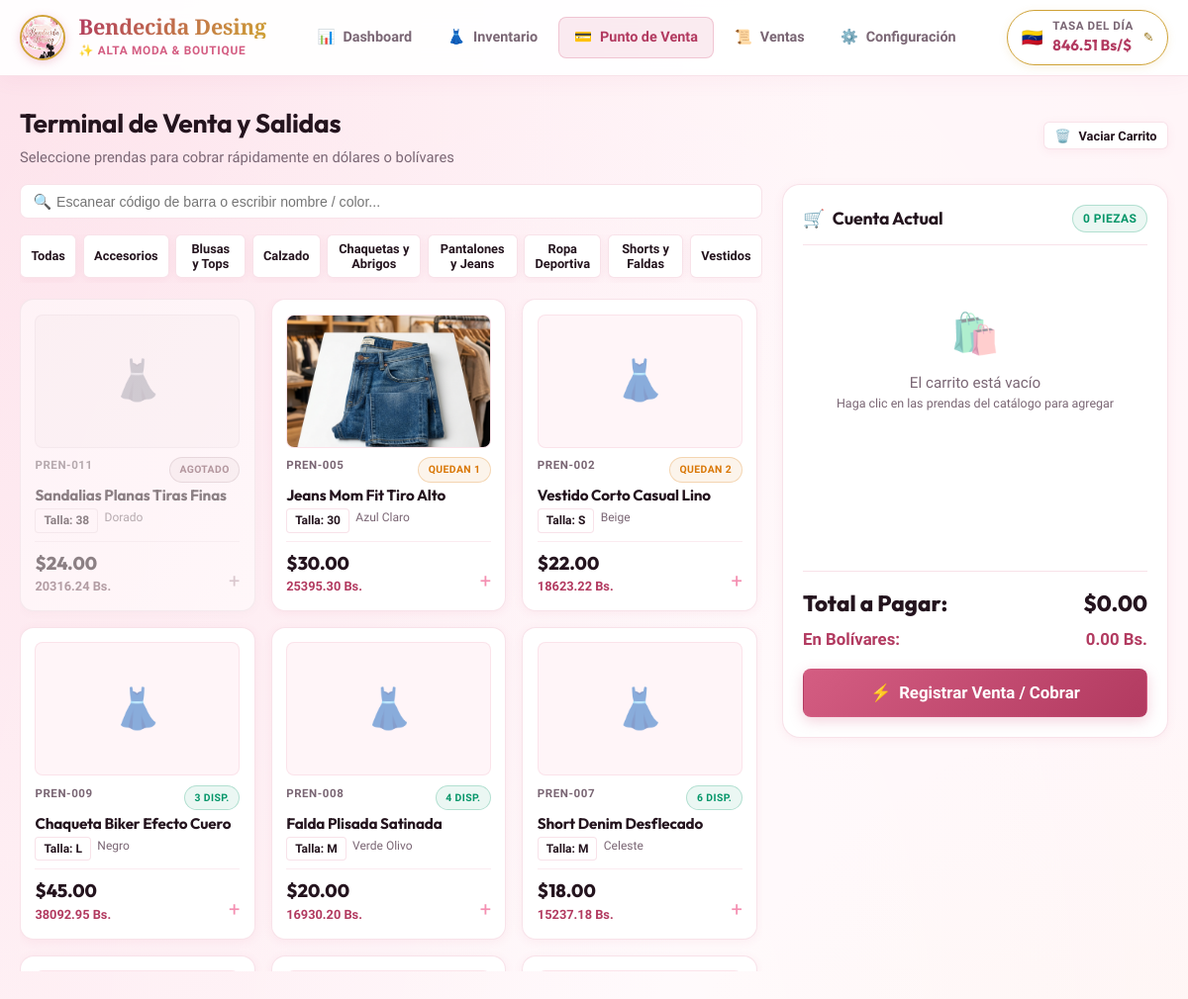
The app's page /pos with its own data.
### tables this page shows
CREATE TABLE categorias (
            id INTEGER PRIMARY KEY AUTOINCREMENT,
            nombre TEXT UNIQUE NOT NULL
        );

CREATE TABLE prendas (
            id INTEGER PRIMARY KEY AUTOINCREMENT,
            codigo TEXT UNIQUE NOT NULL,
            nombre TEXT NOT NULL,
            categoria TEXT NOT NULL,
            talla TEXT NOT NULL,
            color TEXT NOT NULL,
            precio_costo REAL NOT NULL DEFAULT 0.0,
            precio_venta REAL NOT NULL DEFAULT 0.0,
            stock INTEGER NOT NULL DEFAULT 0,
            stock_minimo INTEGER NOT NULL DEFAULT 3,
            activo INTEGER NOT NULL DEFAULT 1,
            fecha_creacion TEXT NOT NULL
        , imagen TEXT DEFAULT '');

### app.py (the view)
@app.route('/pos')
def pos():
    prendas = db.get_todas_prendas(solo_activas=True)
    categorias = db.get_categorias()
    tasa = db.get_tasa_dolar()
    return render_template('pos.html', prendas=prendas, categorias=categorias, tasa=tasa, active_page='pos')

### app.py (called while the page is built)
@app.context_processor
def inject_global_data():
    config = db.get_config_dict()
    tasa = db.get_tasa_dolar()
    return {
        'config': config,
        'tasa_dolar': tasa,
        'ultima_actualizacion_bcv': config.get('ultima_actualizacion_bcv', ''),
        'anio_actual': datetime.now().year
    }

### database.py (called while the page is built)
def get_db():
    conn = sqlite3.connect(DB_PATH)
    conn.row_factory = sqlite3.Row
    conn.execute("PRAGMA foreign_keys = ON")
    return conn

def get_config_dict():
    conn = get_db()
    rows = conn.execute('SELECT clave, valor FROM configuracion').fetchall()
    conn.close()
    return {r['clave']: r['valor'] for r in rows}

def get_tasa_dolar():
    conn = get_db()
    row = conn.execute("SELECT valor FROM configuracion WHERE clave = 'tasa_dolar'").fetchone()
    conn.close()
    if row:
        try:
            return float(row['valor'])
        except ValueError:
            return 65.50
    return 65.50

def get_todas_prendas(solo_activas=True, filtro_busqueda=None, categoria=None, solo_stock_bajo=False):
    conn = get_db()
    query = 'SELECT * FROM prendas WHERE 1=1'
    params = []
    if solo_activas:
        query += ' AND activo = 1'
    if categoria and categoria != 'TODAS':
        query += ' AND categoria = ?'
        params.append(categoria)
    if filtro_busqueda:
        query += ' AND (codigo LIKE ? OR nombre LIKE ? OR color LIKE ?)'
        like_term = f"%{filtro_busqueda}%"
        params.extend([like_term, like_term, like_term])
    if solo_stock_bajo:
        query += ' AND stock <= stock_minimo'
    query += ' ORDER BY stock ASC, id DESC'
    rows = conn.execute(query, params).fetchall()
    conn.close()
    return [dict(r) for r in rows]

def get_categorias():
    conn = get_db()
    rows = conn.execute('SELECT nombre FROM categorias ORDER BY nombre ASC').fetchall()
    conn.close()
    return [r['nombre'] for r in rows]

### templates/pos.html (shortened to what this page needs)
{% extends "base.html" %}
{% block content %}
<div class="page-header" style="margin-bottom: 1rem;">
  <div class="page-title-group">
    <h2>Terminal de Venta y Salidas</h2>
    <p>Seleccione prendas para cobrar rápidamente en dólares o bolívares</p>
  </div>
  <div class="header-actions">
    <button class="btn btn-secondary btn-sm" onclick="clearCart()">
      <span>🗑️</span> Vaciar Carrito
    </button>
  </div>
</div>
<div class="pos-container">
  <div class="pos-catalog">
    <div style="display: flex; gap: 0.75rem; flex-wrap: wrap;">
      <div class="search-input-wrap" style="flex: 1;">
        <span class="search-icon">🔍</span>
        <input
          type="text"
          id="pos-search-input"
          placeholder="Escanear código de barra o escribir nombre / color..."
          oninput="filterPosCatalog()"
          autocomplete="off"
          autofocus
        >
      </div>
    </div>
    <div style="display: flex; gap: 0.4rem; overflow-x: auto; padding-bottom: 0.35rem;">
      <button class="btn btn-secondary btn-sm cat-pill active" onclick="setPosCategory('TODAS', this)">Todas</button>
      {% for cat in categorias %}
        <button class="btn btn-secondary btn-sm cat-pill" onclick="setPosCategory('{{ cat }}', this)">{{ cat }}</button>
      {% endfor %}
    </div>
    <div class="pos-grid" id="pos-grid-container">
      {% for p in prendas %}
      <div
        class="pos-card {% if p.stock <= 0 %}out-of-stock{% endif %}"
        data-nombre="{{ p.nombre }}"
        data-codigo="{{ p.codigo }}"
        data-color="{{ p.color }}"
        data-categoria="{{ p.categoria }}"
        onclick='addToCart({{ p|tojson }})'
      >
        <div class="pos-card-img-wrap">
          {% if p.imagen %}
            <img src="{{ p.imagen }}" alt="{{ p.nombre }}" class="pos-card-img" loading="lazy">
          {% else %}
            <span class="pos-card-img-placeholder">👗</span>
          {% endif %}
        </div>
        <div>
          <div style="display: flex; justify-content: space-between; align-items: flex-start;">
            <span class="pos-card-code">{{ p.codigo }}</span>
            {% if p.stock <= 0 %}
              <span class="badge badge-rose" style="font-size: 0.65rem;">Agotado</span>
            {% elif p.stock <= p.stock_minimo %}
              <span class="badge badge-amber" style="font-size: 0.65rem;">Quedan {{ p.stock }}</span>
            {% else %}
              <span class="badge badge-emerald" style="font-size: 0.65rem;">{{ p.stock }} disp.</span>
            {% endif %}
          </div>
          <h4 class="pos-card-title">{{ p.nombre }}</h4>
          <div class="pos-card-meta">
            <span class="badge-pill-talla">Talla: {{ p.talla }}</span>
            <span style="font-size: 0.75rem; color: var(--text-muted);">{{ p.color }}</span>
          </div>
        </div>
        <div class="pos-card-pricing">
          <div>
            <div class="pos-price-usd">${{ "%.2f"|format(p.precio_venta) }}</div>
            <div class="pos-price-bs">{{ "%.2f"|format(p.precio_venta * tasa) }} Bs.</div>
          </div>
          <span style="color: var(--primary-light); font-size: 1.25rem;">+</span>
        </div>
      </div>
      {% endfor %}
    </div>
  </div>
  <div class="pos-cart-panel" id="pos-cart-panel">
    <div class="pos-cart-header">
      <h3 style="font-size: 1.1rem; display: flex; align-items: center; gap: 0.5rem;">
        <span>🛒</span> Cuenta Actual
      </h3>
      <span class="badge badge-emerald" id="pos-cart-count">0 piezas</span>
    </div>
    <div class="pos-cart-items" id="pos-cart-items">
      <div id="pos-empty-state" style="text-align:center; padding: 3rem 1rem; color: var(--text-muted);">
        <div style="font-size: 2.5rem; margin-bottom: 0.5rem; opacity: 0.5;">🛍️</div>
        <p style="font-size: 0.95rem;">El carrito está vacío</p>
        <p style="font-size: 0.78rem;">Haga clic en las prendas del catálogo para agregar</p>
      </div>
    </div>
    <div class="pos-totals">
      <div class="total-row grand-usd">
        <span>Total a Pagar:</span>
        <span id="pos-total-usd">$0.00</span>
      </div>
      <div class="total-row grand-bs">
        <span>En Bolívares:</span>
        <span id="pos-total-bs">0.00 Bs.</span>
      </div>
      <button
        class="btn btn-primary"
        id="btn-procesar-venta"
        style="width: 100%; padding: 0.85rem; font-size: 1.05rem;"
        onclick="abrirModalCobro()"
        disabled
      >
        <span>⚡</span> Registrar Venta / Cobrar
      </button>
    </div>
  </div>
</div>
{% endblock %}

### records on screen
categorias: nombre "Accesorios"
categorias: nombre "Blusas y Tops"
categorias: nombre "Calzado"
categorias: nombre "Chaquetas y Abrigos"
categorias: nombre "Pantalones y Jeans"
categorias: nombre "Ropa Deportiva"
categorias: nombre "Shorts y Faldas"
categorias: nombre "Vestidos"
prendas: codigo "PREN-011", stock "AGOTADO", nombre "Sandalias Planas Tiras Finas", talla "38", color "Dorado", precio_venta "24.00", p.precio_venta*tasa "20316.24"
prendas: imagen (picture), codigo "PREN-005", stock "1", nombre "Jeans Mom Fit Tiro Alto", talla "30", color "Azul Claro", precio_venta "30.00", p.precio_venta*tasa "25395.30"
prendas: codigo "PREN-002", stock "2", nombre "Vestido Corto Casual Lino", talla "S", color "Beige", precio_venta "22.00", p.precio_venta*tasa "18623.22"
prendas: codigo "PREN-009", stock "3", nombre "Chaqueta Biker Efecto Cuero", talla "L", color "Negro", precio_venta "45.00", p.precio_venta*tasa "38092.95"
prendas: codigo "PREN-008", stock "4", nombre "Falda Plisada Satinada", talla "M", color "Verde Olivo", precio_venta "20.00", p.precio_venta*tasa "16930.20"
prendas: codigo "PREN-007", stock "6", nombre "Short Denim Desflecado", talla "M", color "Celeste", precio_venta "18.00", p.precio_venta*tasa "15237.18"

### other values on screen
{{ "%.2f"|format(tasa_dolar) }} "846.51"
